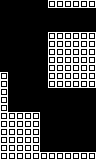

Below is a game level as drawn by its tile map, then a one-line description and the .tmx that defines it (tile-layer data replaced by summaries):
An orthogonal 12x20 tile map with 8x8 px tiles, 1 tile layer (main).

<map version="1.0" orientation="orthogonal" renderorder="right-down" width="12" height="20" tilewidth="8" tileheight="8" nextobjectid="1">
 <properties>
  <property name="type" value="bothWalls" />
 </properties>
 <tileset firstgid="1" name="tiles" tilewidth="8" tileheight="8" tilecount="24" columns="6">
  <image source="../../../images/tiles.png" width="48" height="32" />
 </tileset>
 <layer name="main" width="12" height="20">
  <data>[240 cells, 90 non-empty, 1 distinct tile ids]</data>
 </layer>
 <objectgroup name="objects" />
</map>
